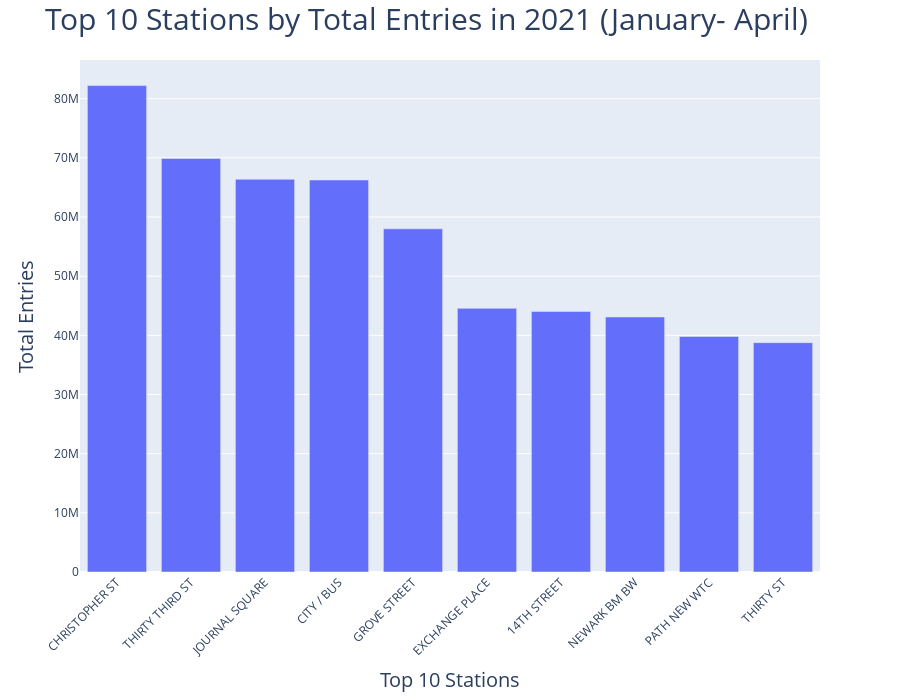

Here is the notebook cell this chart was saved with:
### Code cell
import plotly.express as px
fig = px.bar(top_ten_station_2021, x='STATION', y='TOTAL_ENTRIES')

fig.update_xaxes(
    tickangle = -45,
    title_text = 'Top 10 Stations',
    title_font = {"size": 20})

fig.update_yaxes(
    title_text = 'Total Entries',
    title_font = {"size": 20}
)

fig.update_layout(
    height=700,
    title_text='Top 10 Stations by Total Entries in 2021 (January- April)',
    title_font = {"size": 30}
)

fig.show()

### Figure 1 — Plotly figure (JSON) as saved in the notebook; plotly's stock layout.template omitted (floating-point values rounded to 4 significant figures)
{"data": [{"alignmentgroup": "True", "hovertemplate": "STATION=%{x}<br>TOTAL_ENTRIES=%{y}<extra></extra>", "legendgroup": "", "marker": {"color": "#636efa"}, "name": "", "offsetgroup": "", "orientation": "v", "showlegend": false, "textposition": "auto", "type": "bar", "x": ["CHRISTOPHER ST", "THIRTY THIRD ST", "JOURNAL SQUARE", "CITY / BUS", "GROVE STREET", "EXCHANGE PLACE", "14TH STREET", "NEWARK BM BW", "PATH NEW WTC", "THIRTY ST"], "xaxis": "x", "y": [82207755, 69900784, 66367991, 66253173, 57997890, 44559577, 44045531, 43103055, 39801200, 38759545], "yaxis": "y"}], "layout": {"barmode": "relative", "height": 700, "legend": {"tracegroupgap": 0}, "margin": {"t": 60}, "title": {"font": {"size": 30}, "text": "Top 10 Stations by Total Entries in 2021 (January- April)"}, "xaxis": {"anchor": "y", "domain": [0, 1], "tickangle": -45, "title": {"font": {"size": 20}, "text": "Top 10 Stations"}}, "yaxis": {"anchor": "x", "domain": [0, 1], "title": {"font": {"size": 20}, "text": "Total Entries"}}}}
